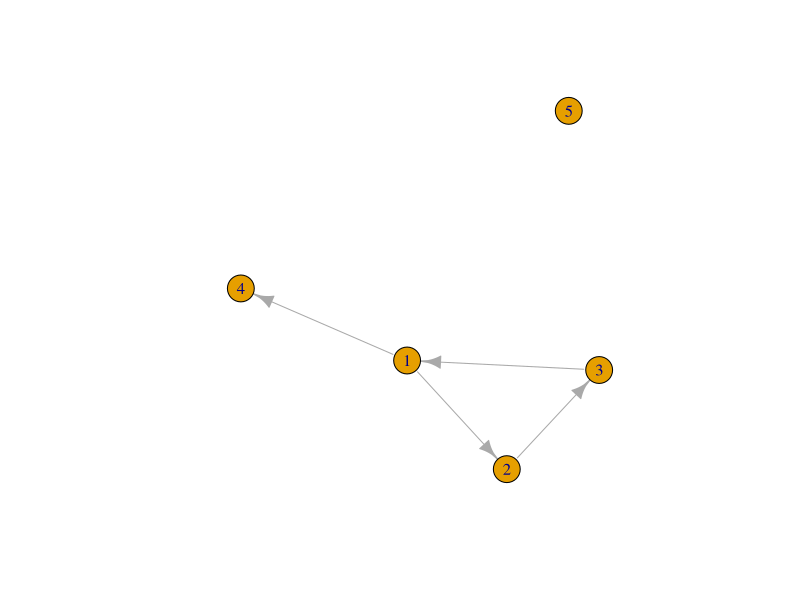

Recreate this plot in R. (Note: this script raises an error after producing the figure.)
## ---- chunk 1
library(igraph)
library(tidyverse)
library(reshape2)
## ---- chunk 2
df <- read.csv("toy_name_generator_data.csv")
table(df$schoolnr)
df

## ---- chunk 3
cls <- "1a"
edge_list <- df %>% 
  filter(schoolnr == cls) %>% 
  select(namenr, friend1:friend2) %>% 
  melt(id.vars = "namenr") %>% #make long
  filter(!is.na(value)) %>% # drop the missings
  rename(from ="namenr", to = "value", sourcevar= "variable") %>% #just nice for interpretation
  relocate(to, .after=from) #move around the columns
edge_list
## ---- chunk 4
nodelist <- df %>% 
  filter(schoolnr == cls) %>% 
  select(namenr,age)

g1a <- graph_from_data_frame(edge_list, vertices = nodelist)
plot(g1a)
## ---- chunk 5
cls <- "2b"
edge_list <- df %>% 
  filter(schoolnr == cls) %>% 
  select(namenr, friend1:friend2) %>% 
  melt(id.vars = "namenr") %>% #make long
  filter(!is.na(value)) %>% # drop the missings
  rename(from ="namenr", to = "value", sourcevar= "variable") %>% #just nice for interpretation
  relocate(to, .after=from) #move around the columns
edge_list
## ---- chunk 6
nodelist <- df %>% 
  filter(schoolnr == cls) %>% 
  select(namenr,age)

g2b <- graph_from_data_frame(edge_list, vertices = nodelist) 

## ---- chunk 7
all_vertices <- append(edge_list$from, edge_list$to)
## ---- chunk 8
all_vertices <- unique(all_vertices) %>% 
  as.data.frame() %>% 
  rename(namenr = ".")
## ---- chunk 9

nodelist <- df %>% 
  filter(schoolnr == cls) %>% 
  select(namenr,age, schoolnr) %>% 
  merge(all_vertices, by = "namenr", all.y = T)

nodelist
## ---- chunk 10

nodelist <- nodelist %>% 
  replace_na(list(schoolnr = cls))

nodelist
## ---- chunk 11
g2b <- graph_from_data_frame(edge_list, vertices = nodelist) 
plot(g2b)
## ---- chunk 12

edge_list <- df %>% 
  select(namenr, friend1:friend2) %>% 
  melt(id.vars = "namenr") %>% #make long
  filter(!is.na(value)) %>% # drop the missings
  rename(from ="namenr", to = "value", sourcevar= "variable") %>% #just nice for interpretation
  relocate(to, .after=from) #move around the columns

all_vertices <- append(edge_list$from, edge_list$to) %>% 
  unique() %>% 
  as.data.frame() %>% 
  rename(namenr = ".")


nodelist <- df %>% 
  select(namenr,age, schoolnr) %>% 
  merge(all_vertices, by = "namenr", all.y = T, all.x = T)

g2 <- graph_from_data_frame(edge_list, vertices = nodelist) 


## ---- chunk 13
df <- df %>% 
  mutate(id_pupil = paste0(schoolnr,namenr))
## ---- chunk 14
edge_list <- df %>% 
  select(id_pupil, schoolnr, friend1:friend2) %>% 
  melt(id.vars = c("id_pupil","schoolnr")) %>% #make long
  filter(!is.na(value)) %>% # drop the missings
  rename(from ="id_pupil", to = "value", sourcevar= "variable") %>% #just nice for interpretation
  relocate(to, .after=from) #move around the columns
edge_list


## ---- chunk 15
edge_list <- edge_list %>% 
  mutate(to = paste0(schoolnr,to))
edge_list
## ---- chunk 16
all_vertices <- append(edge_list$from, edge_list$to) %>% 
  unique() %>% 
  as.data.frame() %>% 
  rename(namenr = ".")


nodelist <- df %>% 
  select(id_pupil,age, schoolnr) %>% 
  merge(all_vertices, by = "id_pupil", all.y = T, all.x = T)

nodelist

## ---- chunk 17
g2 <- graph_from_data_frame(edge_list, vertices = nodelist) 
plot(g2, vertex.color = ifelse(V(g2)$schoolnr=="1a", "lightblue", "red"))
## ---- chunk 18

all_from <- select(edge_list, from,schoolnr) %>% 
  rename(id_pupil = "from")
all_to <- select(edge_list,to, schoolnr) %>% 
  rename(id_pupil = "to")

all_vertices <- rbind(all_to, all_from)   %>% 
  unique() %>% 
  rename(schoolnr_from_edges = "schoolnr")
  
nodelist <- df %>% 
  select(id_pupil,age, schoolnr) %>% 
  merge(all_vertices, by = "id_pupil", all.y = T, all.x = T)

## ---- chunk 19
nodelist <- nodelist %>% 
  mutate(schoolnr = coalesce(schoolnr,schoolnr_from_edges)) %>% 
  select(-schoolnr_from_edges)

g2 <- graph_from_data_frame(edge_list, vertices = nodelist) 
plot(g2, vertex.color = ifelse(V(g2)$schoolnr=="1a", "lightblue", "red"))

